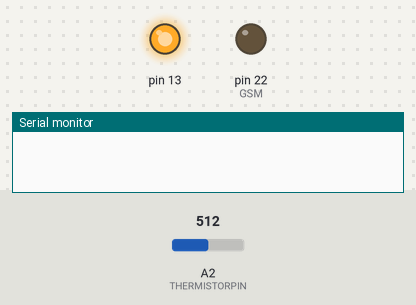
Bench run of a sketch on a simulated Arduino Mega 2560, built with avr-gcc and run on an emulated ATmega2560. On the bench: output pins drawn as LEDs (lit = HIGH), the last lines printed to the serial monitor. Inputs (shaded band) come from the test bench; at power-on: A2 (THERMISTORPIN) = 512. The modem accepts every AT command (registered, SIM ready, sends succeed) and sends nothing else.

Above: at 18.0 s.
18.1 s: A2 (THERMISTORPIN) set to 1023
At 53.7 s:
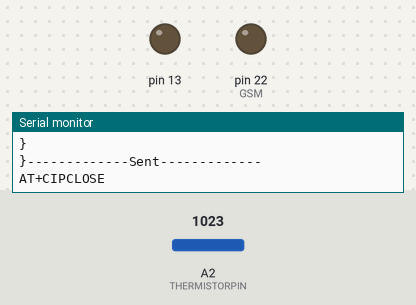
Timing chart, 0 to 54.0 s (numbered marks = the images above; inputs shaded):
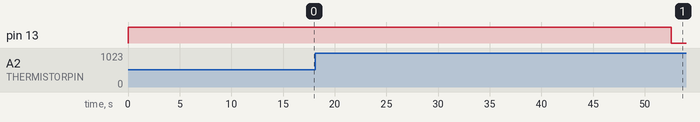

The sketch:

MQTT-for-SIM900.ino
```cpp
/*
 Very, very primitive. MQTT Test program to send data to a MQTT Server
 V00 / 09th March 2013, omer sever, omers@tr.ibm.com
 initial version w/o valid IOC parameters
 V01 / 10th March 2013, ates yurdakul, atesh@puaga.com
 modified for IOC parameters
 disabled GPS for simplicity
 sending "static" information for simplicity
 ----
  connect arduino to mqtt broker via gprsbee(sim800h module)
  sesor:
    A0: AM2301
    A2: thermistor


*/


#include <mqtt.h>
#include <Math.h>
#include <SoftwareSerial.h>
#include <String.h>
#include "DHT.h"

SoftwareSerial GPRS(10, 11); // RX, TX
/* #include <SoftwareSerial.h>
#include "TinyGPS.h"
TinyGPS gps;
*/
// initialize the library with the numbers of the interface pins
//variable for Water temperature
// which analog pin to connect
#define THERMISTORPIN A2
// resistance at 25 degrees C
#define THERMISTORNOMINAL 10000
// temp. for nominal resistance (almost always 25 C)
#define TEMPERATURENOMINAL 25
// how many samples to take and average, more takes longer
// but is more 'smooth'
#define NUMSAMPLES 5
// The beta coefficient of the thermistor (usually 3000-4000)
#define BCOEFFICIENT 3950
// the value of the 'other' resistor
#define SERIESRESISTOR 10000

int samples[NUMSAMPLES];


#define DHTPIN A0    //Analog Pin 0 for AM2301
#define DHTTYPE DHT21// AM2301

DHT dht(DHTPIN, DHTTYPE);
float Air_Temp = 0.0; //AM2301 temparature in celcus
float Air_Humidity = 0.0; // AM2301 Humidity
int ldr = 1;             //analog pin to which LDR is connected
int ldr_value = 0;        //variable to store LDR values
float Water_Temp=0.0;

// GPS parser for 406a
#define BUFFSIZ 90 // plenty big
char buffer[BUFFSIZ];
char buffidx;
char *parseptr, *initptr;
uint8_t hour, minute, second, year, month, date;
uint32_t latitude, longitude;
uint8_t groundspeed, trackangle;
char latdir, longdir;
char status;
int i = 1;
char atCommand[50];
byte mqttMessage[127];
int mqttMessageLength = 0;
String gsmStr = "";
String gprsStr = "";
char mqttSubject[50];
int index = 0;
byte data1;
boolean smsReady = false;
boolean smsSent = false;
boolean gprsReady = false;
boolean mqttSent = false;
int sentCount = 0;
// SoftwareSerial gpss(1, 3);


void setup() {
 pinMode(13, OUTPUT);
 pinMode(22, OUTPUT); // GSM
 digitalWrite(0, HIGH);


 Serial.begin(9600); //debug
 GPRS.begin(9600); // GPRS module
// gpss.begin(9600);
 dht.begin();
}
void loop(){

  // digitalWrite(22,HIGH);
   digitalWrite(13,HIGH);
  delay(20000);// wait for GPRS getting stable

     //get_AM2301_Data();
     get_water_temp();
     Serial.println("Checking if GPRS is ready");
     GPRS.println("AT");
     delay(1000);
     gprsReady = isGPRSReady();
     if (gprsReady == true){
     Serial.println("GPRS Ready");
     String json = buildJson();
     char jsonStr[300];
     json.toCharArray(jsonStr,300);
     Serial.println(json);

     // Change the IP and Topic.
     /* The arguments here are:
     clientID, IP, Port, Topic, Message
     */
    sendMQTTMessage("agrinode", "test.mosquitto.org", "1883", "agrinode01",jsonStr);

 }//and of if
//digitalWrite(22,LOW);
digitalWrite(13,LOW);
delay(60000);

}

/*
uint32_t parsedecimal(char *str) {
 uint32_t d = 0;
 while (str[0] != 0) {
 if ((str[0] > '9') || (str[0] < '0'))
 return d;
 d *= 10;
 d += str[0] - '0';
 str++;
 }
 return d;
}*/

void readline() {
 /*char c;
 buffidx = 0; // start at begninning
 while (1) {
 c = gpss.read();
 if (c == -1)
 continue;
 Serial.print(c);
 if (c == '\n')
 continue;
 if ((buffidx == BUFFSIZ-1) || (c == '\r')) {
 buffer[buffidx] = 0;
 return;
 }
 buffer[buffidx++]= c;
 }*/
}
boolean isGPRSReady(){
 GPRS.println("AT");
 GPRS.println("AT");
 GPRS.println("AT+CGATT?");
 index = 0;
 while (GPRS.available()){
 data1 = (char)GPRS.read();
 Serial.write(data1);
 gprsStr[index++] = data1;
 }
 Serial.println("Check OK");
 Serial.print("gprs str = ");
 Serial.println(data1);
 if (data1 > -1){
 Serial.println("GPRS OK");
 return true;
 }
 else {
 Serial.println("GPRS NOT OK");
 return false;
 }
}

void sendMQTTMessage(char* clientId, char* brokerUrl, char* brokerPort, char* topic, char* message){
 GPRS.println("AT"); // Sends AT command to wake up cell phone
 Serial.println("send AT to wake up GPRS");
 delay(1000); // Wait a second
// digitalWrite(13, HIGH);
 GPRS.println("AT+CSTT=\"m-wap\",\"mms\",\"mms\""); // Puts phone into GPRS mode
 Serial.println("AT+CSTT=\"m-wap\",\"mms\",\"mms\"");
 delay(2000); // Wait a second
 GPRS.println("AT+CIICR");
 Serial.println("AT+CIICR");
 delay(2000);
 GPRS.println("AT+CIFSR");
 Serial.println("AT+CIFSR");
 delay(2000);
 strcpy(atCommand, "AT+CIPSTART=\"TCP\",\"");
 strcat(atCommand, brokerUrl);
 strcat(atCommand, "\",\"");
 strcat(atCommand, brokerPort);
 strcat(atCommand, "\"");
 GPRS.println(atCommand);
 Serial.println(atCommand);
 // Serial.println("AT+CIPSTART=\"TCP\",\"mqttdashboard.com\",\"1883\"");
 delay(2000);
 GPRS.println("AT+CIPSEND");
 Serial.println("AT+CIPSEND");
 delay(2000);
 mqttMessageLength = 16 + strlen(clientId);
 Serial.println(mqttMessageLength);
 mqtt_connect_message(mqttMessage, clientId);
 for (int j = 0; j < mqttMessageLength; j++) {
 GPRS.write(mqttMessage[j]); // Message contents
 Serial.write(mqttMessage[j]); // Message contents
 Serial.println("");
 }
 GPRS.write(byte(26)); // (signals end of message)
 Serial.println("Sent");
 delay(10000);
 GPRS.println("AT+CIPSEND");
 Serial.println("AT+CIPSEND");
 delay(2000);
 mqttMessageLength = 4 + strlen(topic) + strlen(message);
 Serial.println(mqttMessageLength);
 mqtt_publish_message(mqttMessage, topic, message);
 for (int k = 0; k < mqttMessageLength; k++) {
 GPRS.write(mqttMessage[k]);
 Serial.write((byte)mqttMessage[k]);
 }
 GPRS.write(byte(26)); // (signals end of message)
 Serial.println("-------------Sent-------------"); // Message contents
 delay(5000);
 GPRS.println("AT+CIPCLOSE");
 Serial.println("AT+CIPCLOSE");
 delay(2000);
}

//get AM2301 data function
void get_AM2301_Data() {
    Serial.println("Read AM2301 data");
   Air_Humidity = dht.readHumidity();
   Air_Temp = dht.readTemperature();

   if (isnan(Air_Humidity) || isnan(Air_Temp)) {
    Serial.println("Failed to read from DHT sensor");
    Air_Humidity=0;
    Air_Temp=0;
  //  return;
  }
}

void get_water_temp(){
    uint8_t i;
  float average;

  // take N samples in a row, with a slight delay
  for (i=0; i< NUMSAMPLES; i++) {
   samples[i] = analogRead(THERMISTORPIN);
   delay(10);
  }

  // average all the samples out
  average = 0;
  for (i=0; i< NUMSAMPLES; i++) {
     average += samples[i];
  }
  average /= NUMSAMPLES;

  Serial.print("Average analog reading ");
  Serial.println(average);

  // convert the value to resistance
  average = 1023 / average - 1;
  average = SERIESRESISTOR / average;
  Serial.print("Thermistor resistance ");
  Serial.println(average);

  float steinhart;
  steinhart = average / THERMISTORNOMINAL;     // (R/Ro)
  steinhart = log(steinhart);                  // ln(R/Ro)
  steinhart /= BCOEFFICIENT;                   // 1/B * ln(R/Ro)
  steinhart += 1.0 / (TEMPERATURENOMINAL + 273.15); // + (1/To)
  steinhart = 1.0 / steinhart;                 // Invert
  steinhart -= 273.15;                         // convert to C
  Water_Temp=steinhart;
  Serial.print("Temperature ");
  Serial.println(steinhart);
  Serial.println(Water_Temp);
  Serial.println(" *C");

  delay(1000);

}
String buildJson() {
  String data = "{";
  data+="\n";
  data+= "\"d\": {";
  data+="\n";
  data+="\"myName\": \"Agrinode_01\",";
  data+="\n";
  data+="\"Air_Temperature\": ";
  data+=(float)Air_Temp;
  data+= ",";
  data+="\n";

  data+="\"Air_Humidity\": ";
  data+=(float)Air_Humidity;
  data+= ",";
  data+="\n";

  data+="\"Water_Temperature\": ";
  data+=(float)Water_Temp;
  data+="\n";
  data+="}";
  data+="\n";
  data+="}";
  return data;
}
```
